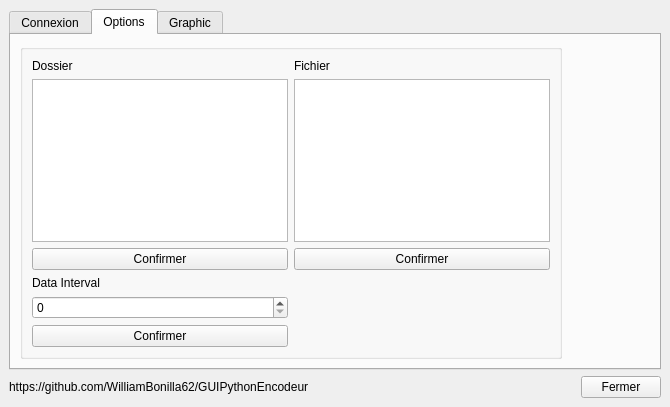
<?xml version="1.0" encoding="UTF-8"?>
<ui version="4.0">
 <class>Tester</class>
 <widget class="QMainWindow" name="Tester">
  <property name="geometry">
   <rect>
    <x>0</x>
    <y>0</y>
    <width>670</width>
    <height>407</height>
   </rect>
  </property>
  <property name="windowTitle">
   <string>Interface de contrôle</string>
  </property>
  <property name="windowIcon">
   <iconset>
    <normaloff>../../Downloads/Cirris.ico</normaloff>../../Downloads/Cirris.ico</iconset>
  </property>
  <widget class="QWidget" name="centralwidget">
   <property name="maximumSize">
    <size>
     <width>16777215</width>
     <height>16777215</height>
    </size>
   </property>
   <layout class="QGridLayout" name="gridLayout_3">
    <item row="1" column="0">
     <layout class="QVBoxLayout" name="verticalLayout_5">
      <item>
       <widget class="QTabWidget" name="tabWidget">
        <property name="currentIndex">
         <number>1</number>
        </property>
        <widget class="QWidget" name="tab">
         <attribute name="title">
          <string>Connexion</string>
         </attribute>
         <layout class="QGridLayout" name="gridLayout_5">
          <item row="0" column="0">
           <layout class="QGridLayout" name="gridLayout_4">
            <item row="0" column="0">
             <widget class="QGroupBox" name="groupBox_3">
              <property name="maximumSize">
               <size>
                <width>16777215</width>
                <height>16777215</height>
               </size>
              </property>
              <property name="title">
               <string>Afficher données</string>
              </property>
              <layout class="QVBoxLayout" name="verticalLayout">
               <item>
                <widget class="QLCDNumber" name="lcdTimeRecording">
                 <property name="sizePolicy">
                  <sizepolicy hsizetype="MinimumExpanding" vsizetype="MinimumExpanding">
                   <horstretch>0</horstretch>
                   <verstretch>0</verstretch>
                  </sizepolicy>
                 </property>
                </widget>
               </item>
               <item>
                <widget class="QLabel" name="lcdTextTimeRecording">
                 <property name="text">
                  <string>Time recording [s]</string>
                 </property>
                </widget>
               </item>
               <item>
                <widget class="QLCDNumber" name="lcdPositionChange">
                 <property name="sizePolicy">
                  <sizepolicy hsizetype="MinimumExpanding" vsizetype="MinimumExpanding">
                   <horstretch>0</horstretch>
                   <verstretch>0</verstretch>
                  </sizepolicy>
                 </property>
                </widget>
               </item>
               <item>
                <widget class="QLabel" name="lcdTextPositionChange">
                 <property name="text">
                  <string>Position Change</string>
                 </property>
                </widget>
               </item>
               <item>
                <widget class="QLCDNumber" name="lcdTimeChange">
                 <property name="sizePolicy">
                  <sizepolicy hsizetype="MinimumExpanding" vsizetype="MinimumExpanding">
                   <horstretch>0</horstretch>
                   <verstretch>0</verstretch>
                  </sizepolicy>
                 </property>
                </widget>
               </item>
               <item>
                <widget class="QLabel" name="lcdTextTimeChange">
                 <property name="text">
                  <string>Time change [ms]</string>
                 </property>
                </widget>
               </item>
               <item>
                <widget class="QLCDNumber" name="lcdDistance">
                 <property name="sizePolicy">
                  <sizepolicy hsizetype="MinimumExpanding" vsizetype="MinimumExpanding">
                   <horstretch>0</horstretch>
                   <verstretch>0</verstretch>
                  </sizepolicy>
                 </property>
                </widget>
               </item>
               <item>
                <widget class="QLabel" name="lcdTextDistance">
                 <property name="text">
                  <string>Distance [dm]</string>
                 </property>
                </widget>
               </item>
              </layout>
             </widget>
            </item>
            <item row="0" column="1">
             <widget class="QGroupBox" name="groupBox_5">
              <property name="maximumSize">
               <size>
                <width>16777215</width>
                <height>16777215</height>
               </size>
              </property>
              <property name="title">
               <string>Connectivité</string>
              </property>
              <layout class="QVBoxLayout" name="verticalLayout_3">
               <item>
                <widget class="QGroupBox" name="groupBox_2">
                 <property name="title">
                  <string>Encoder</string>
                 </property>
                 <layout class="QVBoxLayout" name="verticalLayout_2">
                  <item>
                   <widget class="QSlider" name="RecordingEnco">
                    <property name="orientation">
                     <enum>Qt::Horizontal</enum>
                    </property>
                   </widget>
                  </item>
                  <item>
                   <widget class="QCheckBox" name="RegisterEnco">
                    <property name="sizePolicy">
                     <sizepolicy hsizetype="Minimum" vsizetype="Fixed">
                      <horstretch>0</horstretch>
                      <verstretch>0</verstretch>
                     </sizepolicy>
                    </property>
                    <property name="text">
                     <string>Enregistrement</string>
                    </property>
                   </widget>
                  </item>
                 </layout>
                </widget>
               </item>
               <item>
                <widget class="QPushButton" name="ToConnectButton">
                 <property name="sizePolicy">
                  <sizepolicy hsizetype="Expanding" vsizetype="Fixed">
                   <horstretch>0</horstretch>
                   <verstretch>0</verstretch>
                  </sizepolicy>
                 </property>
                 <property name="text">
                  <string>Connexion</string>
                 </property>
                </widget>
               </item>
               <item>
                <widget class="QPushButton" name="ToDisconnectButton">
                 <property name="sizePolicy">
                  <sizepolicy hsizetype="Expanding" vsizetype="Fixed">
                   <horstretch>0</horstretch>
                   <verstretch>0</verstretch>
                  </sizepolicy>
                 </property>
                 <property name="text">
                  <string>Déconnexion</string>
                 </property>
                </widget>
               </item>
               <item>
                <widget class="QPushButton" name="ToResetDistance">
                 <property name="sizePolicy">
                  <sizepolicy hsizetype="Expanding" vsizetype="Fixed">
                   <horstretch>0</horstretch>
                   <verstretch>0</verstretch>
                  </sizepolicy>
                 </property>
                 <property name="text">
                  <string>Reset distance</string>
                 </property>
                </widget>
               </item>
              </layout>
             </widget>
            </item>
            <item row="0" column="2">
             <widget class="QGroupBox" name="groupBox_6">
              <property name="maximumSize">
               <size>
                <width>16777215</width>
                <height>16777215</height>
               </size>
              </property>
              <property name="title">
               <string/>
              </property>
              <layout class="QGridLayout" name="gridLayout_2">
               <item row="1" column="0">
                <layout class="QVBoxLayout" name="verticalLayout_12">
                 <item>
                  <widget class="QLabel" name="textBoxDataInterval_2">
                   <property name="sizePolicy">
                    <sizepolicy hsizetype="Preferred" vsizetype="Maximum">
                     <horstretch>0</horstretch>
                     <verstretch>0</verstretch>
                    </sizepolicy>
                   </property>
                   <property name="text">
                    <string>Data Interval [ms]</string>
                   </property>
                  </widget>
                 </item>
                 <item>
                  <widget class="QLabel" name="label">
                   <property name="sizePolicy">
                    <sizepolicy hsizetype="Preferred" vsizetype="Maximum">
                     <horstretch>0</horstretch>
                     <verstretch>0</verstretch>
                    </sizepolicy>
                   </property>
                   <property name="maximumSize">
                    <size>
                     <width>125</width>
                     <height>16777215</height>
                    </size>
                   </property>
                   <property name="text">
                    <string>TextLabel</string>
                   </property>
                  </widget>
                 </item>
                </layout>
               </item>
               <item row="0" column="0" colspan="2">
                <layout class="QHBoxLayout" name="horizontalLayout_3">
                 <item>
                  <layout class="QVBoxLayout" name="verticalLayout_13">
                   <item>
                    <widget class="QLabel" name="textBoxDirectory_2">
                     <property name="sizePolicy">
                      <sizepolicy hsizetype="Preferred" vsizetype="Maximum">
                       <horstretch>0</horstretch>
                       <verstretch>0</verstretch>
                      </sizepolicy>
                     </property>
                     <property name="text">
                      <string>Dossier</string>
                     </property>
                     <property name="buddy">
                      <cstring>textBoxDirectory_2</cstring>
                     </property>
                    </widget>
                   </item>
                   <item>
                    <widget class="QTextBrowser" name="textBrowser"/>
                   </item>
                  </layout>
                 </item>
                 <item>
                  <layout class="QVBoxLayout" name="verticalLayout_6">
                   <item>
                    <widget class="QLabel" name="textBoxFile_2">
                     <property name="sizePolicy">
                      <sizepolicy hsizetype="Preferred" vsizetype="Maximum">
                       <horstretch>0</horstretch>
                       <verstretch>0</verstretch>
                      </sizepolicy>
                     </property>
                     <property name="text">
                      <string>Fichier</string>
                     </property>
                    </widget>
                   </item>
                   <item>
                    <widget class="QTextBrowser" name="textBrowser_2"/>
                   </item>
                  </layout>
                 </item>
                </layout>
               </item>
               <item row="1" column="1">
                <layout class="QVBoxLayout" name="verticalLayout_11"/>
               </item>
              </layout>
             </widget>
            </item>
           </layout>
          </item>
         </layout>
        </widget>
        <widget class="QWidget" name="tab_2">
         <property name="enabled">
          <bool>true</bool>
         </property>
         <property name="autoFillBackground">
          <bool>false</bool>
         </property>
         <attribute name="title">
          <string>Options</string>
         </attribute>
         <layout class="QFormLayout" name="formLayout">
          <item row="0" column="0">
           <widget class="QGroupBox" name="groupBox_4">
            <property name="title">
             <string/>
            </property>
            <layout class="QGridLayout" name="gridLayout">
             <item row="1" column="1">
              <layout class="QVBoxLayout" name="verticalLayout_10"/>
             </item>
             <item row="1" column="0">
              <layout class="QVBoxLayout" name="verticalLayout_9">
               <item>
                <widget class="QLabel" name="textBoxDataInterval">
                 <property name="text">
                  <string>Data Interval</string>
                 </property>
                </widget>
               </item>
               <item>
                <widget class="QSpinBox" name="DataIntervalSpinBox"/>
               </item>
               <item>
                <widget class="QPushButton" name="DataIntervalButton">
                 <property name="text">
                  <string>Confirmer</string>
                 </property>
                </widget>
               </item>
              </layout>
             </item>
             <item row="0" column="0" colspan="2">
              <layout class="QHBoxLayout" name="horizontalLayout_2">
               <item>
                <layout class="QVBoxLayout" name="verticalLayout_8">
                 <item>
                  <widget class="QLabel" name="textBoxDirectory">
                   <property name="text">
                    <string>Dossier</string>
                   </property>
                  </widget>
                 </item>
                 <item>
                  <widget class="QTextEdit" name="textEditDirectory"/>
                 </item>
                 <item>
                  <widget class="QPushButton" name="DirectoryConfirmB">
                   <property name="text">
                    <string>Confirmer</string>
                   </property>
                  </widget>
                 </item>
                </layout>
               </item>
               <item>
                <layout class="QVBoxLayout" name="verticalLayout_4">
                 <item>
                  <widget class="QLabel" name="textBoxFile">
                   <property name="text">
                    <string>Fichier</string>
                   </property>
                  </widget>
                 </item>
                 <item>
                  <widget class="QTextEdit" name="textEditFile">
                   <property name="sizePolicy">
                    <sizepolicy hsizetype="Expanding" vsizetype="Expanding">
                     <horstretch>0</horstretch>
                     <verstretch>0</verstretch>
                    </sizepolicy>
                   </property>
                  </widget>
                 </item>
                 <item>
                  <widget class="QPushButton" name="FileConfirmButton">
                   <property name="text">
                    <string>Confirmer</string>
                   </property>
                  </widget>
                 </item>
                </layout>
               </item>
              </layout>
             </item>
            </layout>
           </widget>
          </item>
         </layout>
        </widget>
        <widget class="QWidget" name="tab_3">
         <attribute name="title">
          <string>Graphic</string>
         </attribute>
         <layout class="QGridLayout" name="gridLayout_7">
          <item row="0" column="0">
           <widget class="QPushButton" name="DisplayPlotButton">
            <property name="sizePolicy">
             <sizepolicy hsizetype="Maximum" vsizetype="Fixed">
              <horstretch>0</horstretch>
              <verstretch>0</verstretch>
             </sizepolicy>
            </property>
            <property name="text">
             <string>Graphique</string>
            </property>
           </widget>
          </item>
         </layout>
        </widget>
       </widget>
      </item>
      <item>
       <layout class="QHBoxLayout" name="horizontalLayout">
        <item>
         <widget class="QLabel" name="urlRepo">
          <property name="text">
           <string>https://github.com/WilliamBonilla62/GUIPythonEncodeur</string>
          </property>
         </widget>
        </item>
        <item>
         <widget class="QPushButton" name="CloseButton">
          <property name="sizePolicy">
           <sizepolicy hsizetype="Maximum" vsizetype="Fixed">
            <horstretch>0</horstretch>
            <verstretch>0</verstretch>
           </sizepolicy>
          </property>
          <property name="text">
           <string>Fermer</string>
          </property>
         </widget>
        </item>
       </layout>
      </item>
     </layout>
    </item>
   </layout>
   <zorder></zorder>
  </widget>
 </widget>
 <tabstops>
  <tabstop>RecordingEnco</tabstop>
  <tabstop>RegisterEnco</tabstop>
  <tabstop>ToConnectButton</tabstop>
  <tabstop>ToDisconnectButton</tabstop>
  <tabstop>DisplayPlotButton</tabstop>
  <tabstop>ToResetDistance</tabstop>
  <tabstop>CloseButton</tabstop>
  <tabstop>tabWidget</tabstop>
  <tabstop>textEditDirectory</tabstop>
  <tabstop>DirectoryConfirmB</tabstop>
  <tabstop>textEditFile</tabstop>
  <tabstop>FileConfirmButton</tabstop>
  <tabstop>DataIntervalSpinBox</tabstop>
  <tabstop>DataIntervalButton</tabstop>
 </tabstops>
 <resources/>
 <connections/>
</ui>
